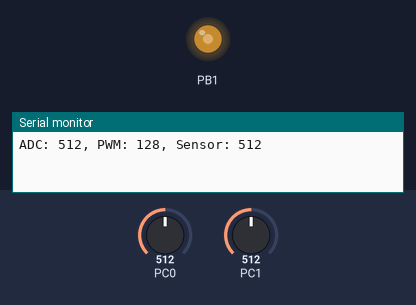
A program run on a simulated ATmega328P, built with avr-gcc and emulated at 16 MHz (the files do not name the chip). Parts: output pins drawn as LEDs (lit = HIGH), the last lines printed to the serial monitor. The test bench sets the inputs (shaded band); at power-on: PC0 = 512, PC1 = 512.

Above: at 1.2 s.
1.3 s: PC0 set to 716
At 1.7 s:
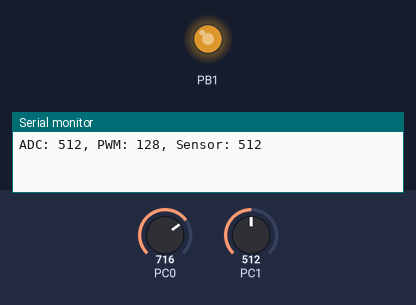
2.8 s: PC0 set to 900
At 4.0 s:
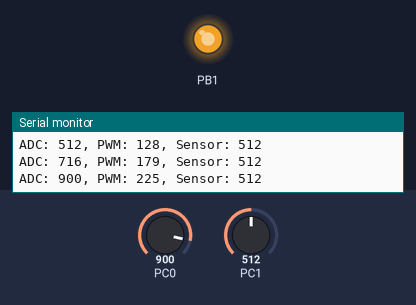
4.3 s: PC0 set to 122
At 5.5 s:
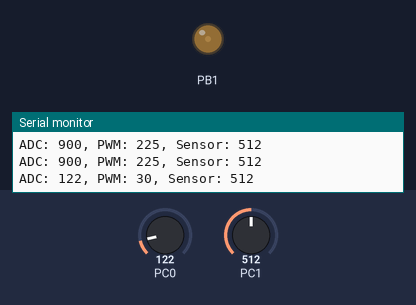
5.8 s: PC0 set to 0
At 6.8 s:
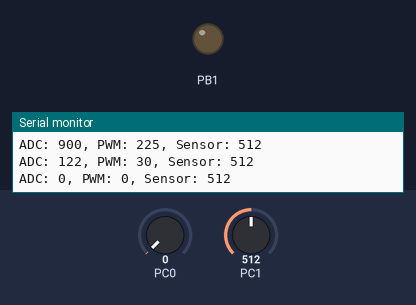
Timing chart, 0 to 8.3 s (numbered marks = the images above; inputs shaded):
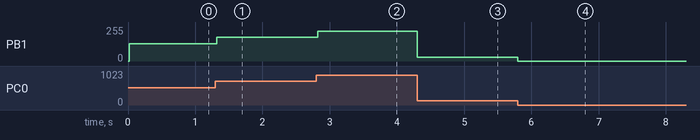

Measured:
- after the input at 1.3 s, PB1: 128/255 → 179/255 at once
- after the input at 2.8 s, PB1: 179/255 → 225/255 at once
- after the input at 4.3 s, PB1: 225/255 → 30/255 at once
- after the input at 5.8 s, PB1: 30/255 → 0/255 at once

The program:

main.cpp
```cpp
#define F_CPU 16000000UL
#include <avr/io.h>
#include <avr/interrupt.h>
#include <stdint.h>
volatile uint8_t task_adc_flag = 0;
volatile uint8_t task_pwm_flag = 0;
volatile uint8_t task_sensor_flag = 0;
volatile uint8_t task_uart_flag = 0;
uint16_t adc_value = 0;
uint16_t sensor_value = 0;
uint8_t pwm_value = 0;
static void timer0_init(void)
{
    TCCR0A = (1 << WGM01);
    TCCR0B = (1 << CS01) | (1 << CS00);
    OCR0A = 249;

    TIMSK0 = (1 << OCIE0A);
}
static void pwm_init(void)
{
    DDRB |= (1 << DDB1);
    TCCR1A = (1 << COM1A1) | (1 << WGM10);
    TCCR1B = (1 << WGM12) |
             (1 << CS11) |
             (1 << CS10);

    OCR1A = 0;
}
static void adc_init(void)
{
    ADMUX = (1 << REFS0); /* Điện áp tham chiếu AVCC */

    ADCSRA = (1 << ADEN)  |
             (1 << ADPS2) |
             (1 << ADPS1) |
             (1 << ADPS0);
}
static uint16_t adc_read(uint8_t channel)
{
    channel &= 0x07;
    ADMUX = (1 << REFS0) | channel;
    ADCSRA |= (1 << ADSC);
    while (ADCSRA & (1 << ADSC))
    {
    }

    return ADC;
}
static void uart_init(void)
{
    UBRR0H = 0;
    UBRR0L = 103;

    UCSR0A = 0;
    UCSR0B = (1 << TXEN0);

    UCSR0C = (1 << UCSZ01) |
             (1 << UCSZ00);
}

static void uart_send_char(char data)
{
    while (!(UCSR0A & (1 << UDRE0)))
    {
    }

    UDR0 = data;
}

static void uart_send_string(const char *string)
{
    while (*string != '\0')
    {
        uart_send_char(*string);
        string++;
    }
}

static void uart_send_uint16(uint16_t number)
{
    char buffer[6];
    uint8_t index = 0;

    if (number == 0)
    {
        uart_send_char('0');
        return;
    }

    while (number > 0)
    {
        buffer[index] = (char)('0' + number % 10);
        number /= 10;
        index++;
    }

    while (index > 0)
    {
        index--;
        uart_send_char(buffer[index]);
    }
}

static void task_read_adc(void)
{
    adc_value = adc_read(0); /* ADC0, chân PC0/A0 */
}
static void task_update_pwm(void)
{
    pwm_value = (uint8_t)(adc_value >> 2);
    OCR1A = pwm_value;
}
static void task_read_sensor(void)
{
    sensor_value = adc_read(1);
}
static void task_send_uart(void)
{
    uart_send_string("ADC: ");
    uart_send_uint16(adc_value);

    uart_send_string(", PWM: ");
    uart_send_uint16(pwm_value);

    uart_send_string(", Sensor: ");
    uart_send_uint16(sensor_value);

    uart_send_string("\r\n");
}
ISR(TIMER0_COMPA_vect)
{
    static uint16_t adc_counter = 0;
    static uint16_t pwm_counter = 0;
    static uint16_t sensor_counter = 0;
    static uint16_t uart_counter = 0;

    adc_counter++;
    pwm_counter++;
    sensor_counter++;
    uart_counter++;

    if (adc_counter >= 10)
    {
        adc_counter = 0;
        task_adc_flag = 1;
    }

    if (pwm_counter >= 20)
    {
        pwm_counter = 0;
        task_pwm_flag = 1;
    }

    if (sensor_counter >= 100)
    {
        sensor_counter = 0;
        task_sensor_flag = 1;
    }

    if (uart_counter >= 1000)
    {
        uart_counter = 0;
        task_uart_flag = 1;
    }
}

int main(void)
{
    adc_init();
    pwm_init();
    uart_init();
    timer0_init();

    /* Cho phép ngắt toàn cục */
    sei();

    while (1)
    {
        if (task_adc_flag)
        {
            task_adc_flag = 0;
            task_read_adc();
        }

        if (task_pwm_flag)
        {
            task_pwm_flag = 0;
            task_update_pwm();
        }

        if (task_sensor_flag)
        {
            task_sensor_flag = 0;
            task_read_sensor();
        }

        if (task_uart_flag)
        {
            task_uart_flag = 0;
            task_send_uart();
        }
    }

    return 0;
}
```
